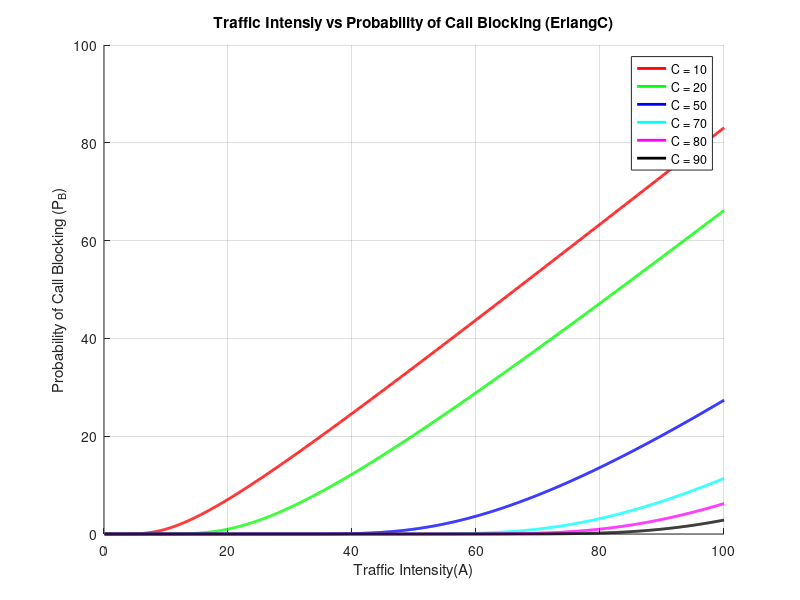

The MATLAB source for this figure:
%Range of Traffic offered (A) in Erlangs
A_values = 0.1:0.1:100;
%Number of trunked channels (C)
C_values = [10, 20, 50, 70, 80, 90];
%Function for Erlang B Blocking Probability
function P_B = erlangC(A,C)
  numerator = A^C;
  denominator= A^C+factorial(C)*(1-(A/C))*sum(arrayfun(@(k)A^k/factorial(k), 0:C-1));
  P_B = numerator / denominator;
end
%Intialize matrix to store blocking probabilities
blocking_probabilities = zeros(length(A_values),length(C_values));
%Compute blocking probabilities for each combination of A and C
for i =1:length(A_values)
  A = A_values(i);
  for j =1:length(C_values)
    C = C_values(j);
    blocking_probabilities(i,j) = erlangC(A,C);
  end
end
%Plotting
figure;
hold on;
colors=['r','g','b','c','m','k'];
legends=cell(length(C_values), 1);
for j =1:length(C_values)
  plot(A_values, blocking_probabilities(:,j), 'Color', colors(j), 'LineWidth', 2);
  legends{j} = sprintf('C = %d',C_values(j));
end
xlabel('Traffic Intensity(A)');
ylabel('Probability of Call Blocking (P_B)');
title('Traffic Intensiy vs Probability of Call Blocking (ErlangC)');
legend(legends);
grid on;
hold off;



